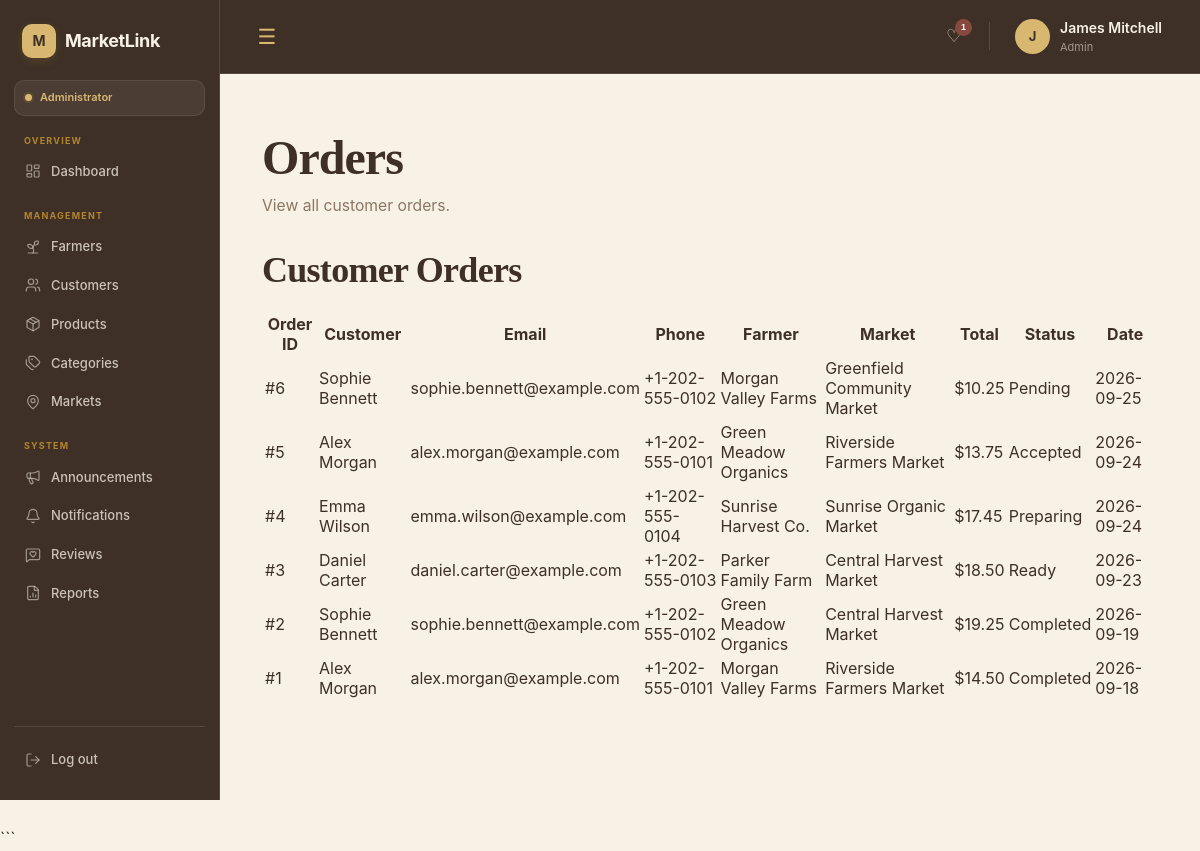
Page /admin/orders.php (signed in) on the earlier database version.
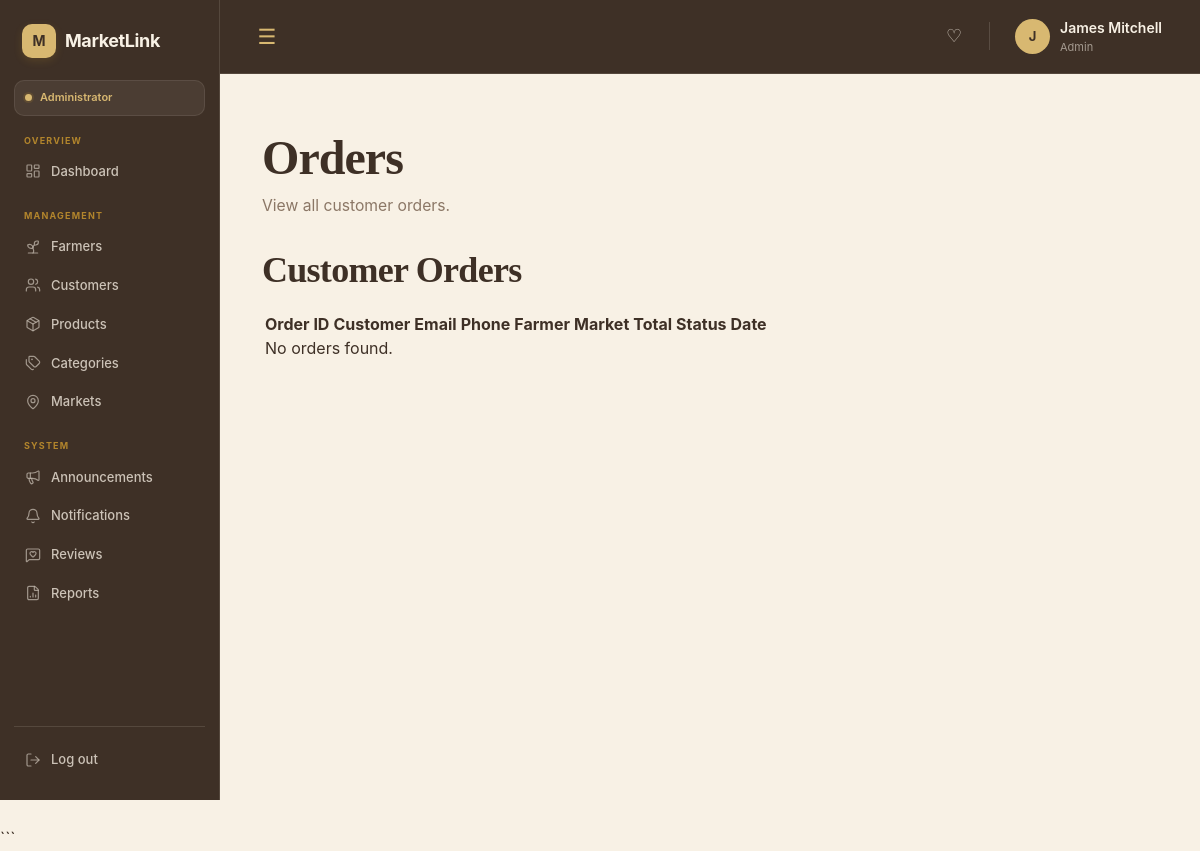
Same page on the later database version.
### tables this page shows
CREATE TABLE `orders` (
  `id` int(10) UNSIGNED NOT NULL,
  `customer_id` int(10) UNSIGNED NOT NULL,
  `farmer_id` int(10) UNSIGNED NOT NULL,
  `market_id` int(10) UNSIGNED NOT NULL,
  `pickup_slot_id` int(10) UNSIGNED NOT NULL,
  `pickup_date` date DEFAULT NULL,
  `status` enum('pending','accepted','preparing','ready','completed','cancelled') NOT NULL DEFAULT 'pending',
  `subtotal` decimal(10,2) NOT NULL DEFAULT 0.00,
  `notes` text DEFAULT NULL,
  `created_at` timestamp NOT NULL DEFAULT current_timestamp(),
  `updated_at` timestamp NOT NULL DEFAULT current_timestamp() ON UPDATE current_timestamp()
);

CREATE TABLE `users` (
  `id` int(10) UNSIGNED NOT NULL,
  `name` varchar(100) NOT NULL,
  `email` varchar(150) NOT NULL,
  `password_hash` varchar(255) NOT NULL,
  `phone` varchar(30) DEFAULT NULL,
  `address` varchar(255) DEFAULT NULL,
  `role` enum('customer','farmer','admin') NOT NULL DEFAULT 'customer',
  `status` enum('active','inactive','suspended') NOT NULL DEFAULT 'active',
  `created_at` timestamp NOT NULL DEFAULT current_timestamp(),
  `updated_at` timestamp NOT NULL DEFAULT current_timestamp() ON UPDATE current_timestamp()
);

CREATE TABLE `farmers` (
  `id` int(10) UNSIGNED NOT NULL,
  `user_id` int(10) UNSIGNED NOT NULL,
  `stall_name` varchar(150) NOT NULL,
  `contact_person` varchar(100) DEFAULT NULL,
  `description` text DEFAULT NULL,
  `address` varchar(255) DEFAULT NULL,
  `latitude` decimal(10,8) DEFAULT NULL,
  `longitude` decimal(11,8) DEFAULT NULL,
  `approval_status` enum('pending','approved','rejected') NOT NULL DEFAULT 'pending',
  `created_at` timestamp NOT NULL DEFAULT current_timestamp(),
  `updated_at` timestamp NOT NULL DEFAULT current_timestamp() ON UPDATE current_timestamp()
);

CREATE TABLE `markets` (
  `id` int(10) UNSIGNED NOT NULL,
  `name` varchar(150) NOT NULL,
  `description` text DEFAULT NULL,
  `address` varchar(255) NOT NULL,
  `latitude` decimal(10,8) DEFAULT NULL,
  `longitude` decimal(11,8) DEFAULT NULL,
  `opening_time` time DEFAULT NULL,
  `closing_time` time DEFAULT NULL,
  `operating_days` varchar(100) DEFAULT NULL,
  `map_provider` varchar(50) NOT NULL DEFAULT 'OpenStreetMap',
  `status` enum('active','inactive') NOT NULL DEFAULT 'active',
  `created_at` timestamp NOT NULL DEFAULT current_timestamp(),
  `updated_at` timestamp NOT NULL DEFAULT current_timestamp() ON UPDATE current_timestamp()
);

### admin/orders.php (the view, shortened to what the changed rows need)
<?php
require_once __DIR__ . '/../includes/include.php';
$errors = [];
$orders = [];
$stmt = $conn->prepare("
    SELECT
        orders.id,
        orders.status,
        orders.subtotal,
        orders.created_at,
        users.name AS customer_name,
        users.email AS customer_email,
        users.phone AS customer_phone,
        farmers.stall_name AS farmer_name,
        markets.name AS market_name
    FROM orders
    INNER JOIN users
        ON orders.customer_id = users.id
    LEFT JOIN farmers
        ON orders.farmer_id = farmers.id
    LEFT JOIN markets
        ON orders.market_id = markets.id
    WHERE users.role = 'customer'
    ORDER BY orders.created_at DESC
");
if ($stmt) {
    if ($stmt->execute()) {
        $result = $stmt->get_result();
        $orders = $result->fetch_all(MYSQLI_ASSOC);
    } else {
        $errors[] = 'Failed to load orders: ' . $stmt->error;
    }
} else {
    $errors[] = 'Failed to prepare order query: ' . $conn->error;
}
?>
<!DOCTYPE html>
<html lang="en">
<head>
    <link
        rel="stylesheet"
        href="../assets/css/base.css"
    >
    <link
        rel="stylesheet"
        href="../assets/css/navbar.css"
    >
    <link
        rel="stylesheet"
        href="../assets/css/dashboard.css"
    >
    <link
        rel="stylesheet"
        href="../assets/css/sidebar.css"
    >
</head>
<body>
    <?php include __DIR__ . '/../includes/navbar.php'; ?>
    <div class="admin-container">
        <main class="main-content">
            <div class="page-header">
                <div>
                    <h1>
                        Orders
                    </h1>
                </div>
            </div>
            <section class="table-section">
                <div class="section-header">
                    <h2>
                        Customer Orders
                    </h2>
                </div>
                <div class="table-responsive">
                    <table class="data-table">
                        <thead>
                            <tr>
                                <th>
                                    Order ID
                                </th>
                                <th>
                                    Customer
                                </th>
                                <th>
                                    Email
                                </th>
                                <th>
                                    Phone
                                </th>
                                <th>
                                    Farmer
                                </th>
                                <th>
                                    Market
                                </th>
                                <th>
                                    Total
                                </th>
                                <th>
                                    Status
                                </th>
                                <th>
                                    Date
                                </th>
                            </tr>
                        </thead>
                        <tbody>
                            <?php if (!empty($orders)): ?>
                                <?php foreach ($orders as $order): ?>
                                    <?php
                                    $status = strtolower(
                                        trim($order['status'] ?? 'pending')
                                    );
                                    ?>
                                    <tr>
                                        <td>
                                            #<?= (int) $order['id'] ?>
                                        </td>
                                        <td>
                                            <?= htmlspecialchars(
                                                $order['customer_name'] ?? 'N/A'
                                            ) ?>
                                        </td>
                                        <td>
                                            <?= htmlspecialchars(
                                                $order['customer_email'] ?? 'N/A'
                                            ) ?>
                                        </td>
                                        <td>
                                            <?= htmlspecialchars(
                                                $order['customer_phone'] ?? 'N/A'
                                            ) ?>
                                        </td>
                                        <td>
                                            <?= htmlspecialchars(
                                                $order['farmer_name'] ?? 'N/A'
                                            ) ?>
                                        </td>
                                        <td>
                                            <?= htmlspecialchars(
                                                $order['market_name'] ?? 'N/A'
                                            ) ?>
                                        </td>
                                        <td>
                                            $<?= number_format(
                                                (float) ($order['subtotal'] ?? 0),
                                                2
                                            ) ?>
                                        </td>
                                        <td>
                                            <span
                                                class="status status-<?= htmlspecialchars($status) ?>"
                                            >
                                                <?= htmlspecialchars(
                                                    ucfirst($status)
                                                ) ?>
                                            </span>
                                        </td>
                                        <td>
                                            <?= !empty($order['created_at'])
                                                ? date(
                                                    'Y-m-d',
                                                    strtotime(
                                                        $order['created_at']
                                                    )
                                                )
                                                : 'N/A'
                                            ?>
                                        </td>
                                    </tr>
                                <?php endforeach; ?>
                            <?php else: ?>
                                <tr>
                                    <td colspan="9">
                                        No orders found.
                                    </td>
                                </tr>
                            <?php endif; ?>
                        </tbody>
                    </table>
                </div>
            </section>
        </main>
    </div>
</body>
</html>

### includes/navbar.php (shortened to what the changed rows need)
<?php
require_once __DIR__ . '/../config/database.php';
?>
    <nav class="navbar">
    <div class="navbar-right">
        <?php
            $notification_count = 0;
            if (isset($_SESSION['user_id'])) {
                $user_id = (int) $_SESSION['user_id'];
                $stmt = $conn->prepare("
                    SELECT COUNT(*)
                    FROM notifications
                    WHERE user_id = ? AND is_read = 0
                ");
                if ($stmt) {
                    $stmt->bind_param("i", $user_id);
                    if ($stmt->execute()) {
                        $stmt->bind_result($notification_count);
                    }
                }
            }
        ?>
        <div class="notification-wrapper">
            <button
                type="button"
                class="navbar-icon notification-button"
                title="Notifications"
                onclick="toggleNotifications()"
            >
                ♡
                <?php if ($notification_count > 0): ?>
                    <span class="notification-badge">
                        <?= $notification_count > 99 ? '99+' : $notification_count ?>
                    </span>
                <?php endif; ?>
            </button>
        </div>
    </div>
    </nav>

Differences in the rows shown:
removed orders: id "6", customer.name "Sophie Bennett", customer.email "sophie.bennett@example.com", customer.phone "+1-202-555-0102", farmer.stall_name "Morgan Valley Farms", market.name "Greenfield Community Market", subtotal "10.25", status "Pending", created_at "2026-09-25"
removed orders: id "5", customer.name "Alex Morgan", customer.email "alex.morgan@example.com", customer.phone "+1-202-555-0101", farmer.stall_name "Green Meadow Organics", market.name "Riverside Farmers Market", subtotal "13.75", status "Accepted", created_at "2026-09-24"
removed orders: id "4", customer.name "Emma Wilson", customer.email "emma.wilson@example.com", customer.phone "+1-202-555-0104", farmer.stall_name "Sunrise Harvest Co.", market.name "Sunrise Organic Market", subtotal "17.45", status "Preparing", created_at "2026-09-24"
removed orders: id "3", customer.name "Daniel Carter", customer.email "daniel.carter@example.com", customer.phone "+1-202-555-0103", farmer.stall_name "Parker Family Farm", market.name "Central Harvest Market", subtotal "18.50", status "Ready", created_at "2026-09-23"
removed orders: id "2", customer.name "Sophie Bennett", customer.email "sophie.bennett@example.com", customer.phone "+1-202-555-0102", farmer.stall_name "Green Meadow Organics", market.name "Central Harvest Market", subtotal "19.25", status "Completed", created_at "2026-09-19"
removed orders: id "1", customer.name "Alex Morgan", customer.email "alex.morgan@example.com", customer.phone "+1-202-555-0101", farmer.stall_name "Morgan Valley Farms", market.name "Riverside Farmers Market", subtotal "14.50", status "Completed", created_at "2026-09-18"
Other differences:
$notification_count: "1" → (not shown)
text now shown: "No orders found."
